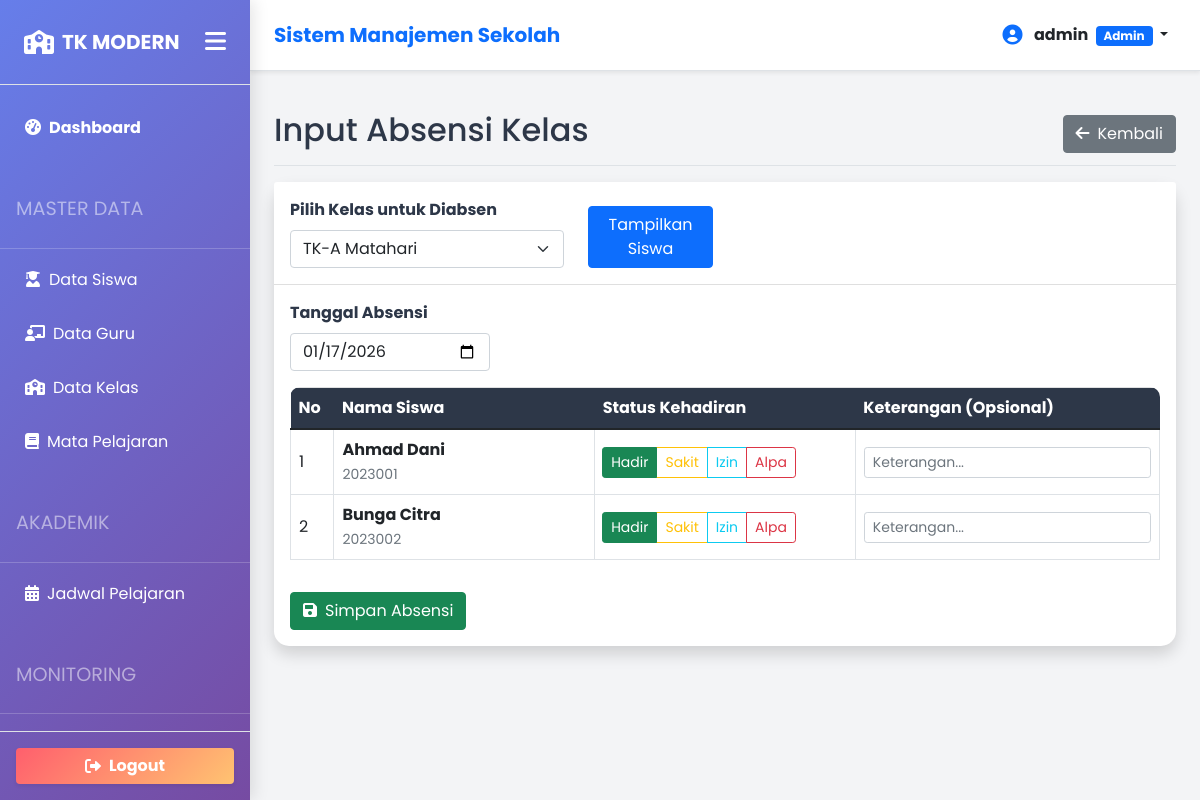
Screenshot of /modules/absensi/create.php?kelas_id=1 (signed in) with the database file from the repository.
### tables this page shows
CREATE TABLE `data_siswa` (
  `id` int(11) NOT NULL AUTO_INCREMENT,
  `user_id` int(11) DEFAULT NULL,
  `nis` varchar(20) NOT NULL,
  `nama_lengkap` varchar(100) NOT NULL,
  `tempat_lahir` varchar(50) DEFAULT NULL,
  `tanggal_lahir` date DEFAULT NULL,
  `jenis_kelamin` enum('L','P') DEFAULT 'L',
  `alamat` text,
  `nama_wali` varchar(100) DEFAULT NULL,
  `no_hp_wali` varchar(15) DEFAULT NULL,
  `kelas_id` int(11) DEFAULT NULL,
  `foto` varchar(255) DEFAULT 'default_siswa.png',
  `poin` int(11) DEFAULT 100,
  PRIMARY KEY (`id`),
  UNIQUE KEY `nis` (`nis`),
  KEY `user_id` (`user_id`),
  KEY `kelas_id` (`kelas_id`),
  CONSTRAINT `fk_siswa_user` FOREIGN KEY (`user_id`) REFERENCES `users` (`id`) ON DELETE SET NULL,
  CONSTRAINT `fk_siswa_kelas` FOREIGN KEY (`kelas_id`) REFERENCES `kelas` (`id`) ON DELETE SET NULL
);

### helpers/functions.php (called while the page is built, shortened)
<?php
require_once __DIR__ . '/../config/config.php';
function query($query)
{
    global $conn;
    $result = mysqli_query($conn, $query);
    $rows = [];
    while ($row = mysqli_fetch_assoc($result)) {
        $rows[] = $row;
    }
    return $rows;
}
?>

### modules/absensi/create.php (the view, shortened to what this page needs)
<?php
require_once '../../config/config.php';
require_once '../../helpers/functions.php';
$kelas_list = query("SELECT * FROM kelas ORDER BY nama_kelas ASC");
$students = [];
if (isset($_GET['kelas_id']) && $_GET['kelas_id'] != '') {
    $kelas_id = $_GET['kelas_id'];
    $students = query("SELECT * FROM data_siswa WHERE kelas_id = $kelas_id ORDER BY nama_lengkap ASC");
}
require_once '../../layouts/header.php';
require_once '../../layouts/sidebar.php';
?>
<div class="d-flex justify-content-between flex-wrap flex-md-nowrap align-items-center pt-3 pb-2 mb-3 border-bottom">
    <h1 class="h2">Input Absensi Kelas</h1>
    <a href="index.php" class="btn btn-secondary"><i class="fas fa-arrow-left me-2"></i>Kembali</a>
</div>
<div class="card shadow mb-4">
    <div class="card-header bg-white py-3">
        <form action="" method="get">
            <div class="row align-items-end">
                <div class="col-md-4">
                    <label class="form-label fw-bold">Pilih Kelas untuk Diabsen</label>
                    <select name="kelas_id" class="form-select" required>
                        <?php foreach ($kelas_list as $k): ?>
                            <option value="<?= $k['id']; ?>" <?= (isset($_GET['kelas_id']) && $_GET['kelas_id'] == $k['id']) ? 'selected' : ''; ?>>
                                <?= $k['nama_kelas']; ?>
                            </option>
                        <?php endforeach; ?>
                    </select>
                </div>
                <div class="col-md-2">
                    <button type="submit" class="btn btn-primary w-100">Tampilkan Siswa</button>
                </div>
            </div>
        </form>
    </div>
    <?php if (isset($_GET['kelas_id']) && $_GET['kelas_id'] != ''): ?>
        <div class="card-body">
            <?php if (count($students) > 0): ?>
                <form action="" method="post">
                    <div class="row mb-3">
                        <div class="col-md-3">
                            <label class="form-label fw-bold">Tanggal Absensi</label>
                            <input type="date" name="tanggal" class="form-control" value="<?= date('Y-m-d'); ?>" required>
                        </div>
                    </div>
                    <div class="table-responsive">
                        <table class="table table-bordered align-middle">
                            <thead class="table-light">
                                <tr>
                                    <th width="5%">No</th>
                                    <th width="30%">Nama Siswa</th>
                                    <th width="30%">Status Kehadiran</th>
                                    <th>Keterangan (Opsional)</th>
                                </tr>
                            </thead>
                            <tbody>
                                <?php $no = 1;
                                foreach ($students as $s): ?>
                                    <tr>
                                        <td>
                                            <?= $no++; ?>
                                        </td>
                                        <td>
                                            <strong>
                                                <?= $s['nama_lengkap']; ?>
                                            </strong><br>
                                            <small class="text-muted">
                                                <?= $s['nis']; ?>
                                            </small>
                                        </td>
                                        <td>
                                            <div class="btn-group" role="group">
                                                <label class="btn btn-outline-success btn-sm"
                                                    for="hadir<?= $s['id']; ?>">Hadir</label>
                                                <label class="btn btn-outline-warning btn-sm"
                                                    for="sakit<?= $s['id']; ?>">Sakit</label>
                                                <label class="btn btn-outline-info btn-sm" for="izin<?= $s['id']; ?>">Izin</label>
                                                <label class="btn btn-outline-danger btn-sm" for="alpa<?= $s['id']; ?>">Alpa</label>
                                            </div>
                                        </td>
                                        <td>
                                            <input type="text" name="keterangan[]" class="form-control form-control-sm"
                                                placeholder="Keterangan...">
                                        </td>
                                    </tr>
                                <?php endforeach; ?>
                            </tbody>
                        </table>
                    </div>
                    <button type="submit" name="simpan" class="btn btn-success mt-3"><i class="fas fa-save me-2"></i>Simpan
                        Absensi</button>
                </form>
            <?php else: ?>
                <div class="alert alert-info">Tidak ada siswa di kelas ini.</div>
            <?php endif; ?>
        </div>
    <?php endif; ?>
</div>
<?php require_once '../../layouts/footer.php'; ?>

### assets/css/style.css (style rules this page uses)
:root { --primary-bg: #4e73df; --primary-gradient: linear-gradient(135deg, #667eea 0%, #764ba2 100%); --secondary-bg: #858796; --sidebar-width: 250px; --sidebar-collapsed-width: 80px; --card-shadow: 0 10px 20px rgba(0, 0, 0, 0.05); --hover-shadow: 0 15px 30px rgba(0, 0, 0, 0.1); --body-bg: #f3f4f6; --text-primary: #2d3748; }
body { font-family: 'Poppins', sans-serif; background-color: var(--body-bg); color: var(--text-primary); overflow-x: hidden; }
.card { border: none; border-radius: 15px; box-shadow: var(--card-shadow); transition: transform 0.3s; }
.table-responsive { border-radius: 10px; overflow-x: auto; -webkit-overflow-scrolling: touch; }
.table thead th { background-color: #2d3748; color: white; border: none; white-space: nowrap; }
.table tbody td { vertical-align: middle; }

### rows the page displays
data_siswa: nama_lengkap "Ahmad Dani", nis "2023001"
data_siswa: nama_lengkap "Bunga Citra", nis "2023002"

### other values shown
$_SESSION['username'] "admin"
$_SESSION['role'] "Admin"
form field kelas_id "TK-A Matahari"
